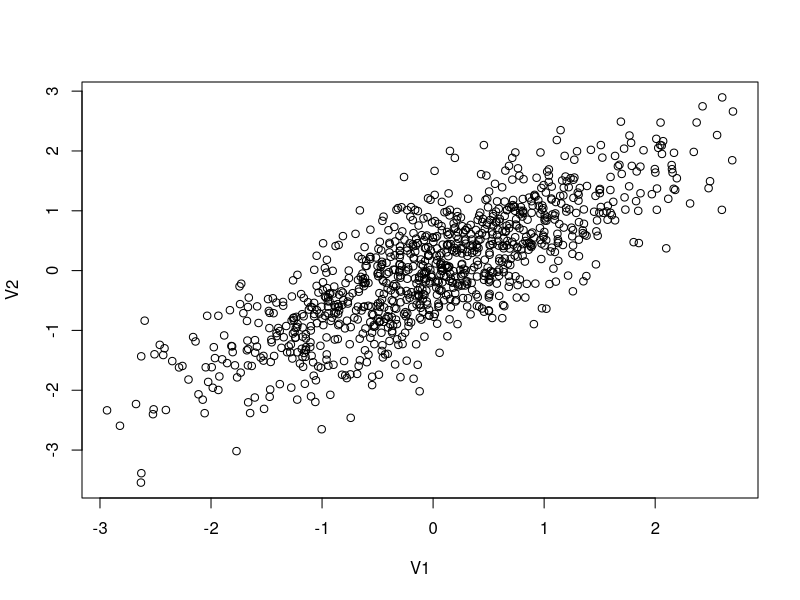

Write R code to recreate this figure.
## ---- chunk 1
knitr::opts_chunk$set(echo = TRUE)
## ---- chunk 2
#This is a comment, alone in a chunk. 

## ---- chunk 3
library(MASS)
library(ggplot2)

out <- as.data.frame(mvrnorm(1000, mu = c(0,0), 
                     Sigma = matrix(c(1,0.8,0.8,1), ncol = 2), 
                     empirical = TRUE))
cor(out)
plot(out)

## ---- chunk 4
out$error<-rnorm(1000, mean=0, sd=1)

#The data generating process
B1<-3
B2<-6

out$Y<-out$V1*B1+out$V2*B2+out$error
## ---- chunk 5
first_reg <- lm(out$Y ~ out$V1 + out$V2, out)
summary(first_reg)

# There is a slight bias in the two variables, but the bias is negligible for both.
# we can't reject the null hypothesis that the mean is 
## ---- chunk 6
second_reg <- lm(Y ~ V1, out)
summary(second_reg)

# Yes, Beta_1 is biased because the difference between the estimator and the population value is not 0
## ---- chunk 7
#plotted<-ggplot(out, aes(V1, y = value, color = variable)) + 
#    geom_point(aes(y = Y, col = "Y")) + 
#    geom_point(aes(y = adjY, col = "adjY"))+
#    geom_smooth(method='lm', aes(y = Y, col = "Y"))+
#    geom_smooth(method='lm', aes(y = adjY, col = "Y"))

#plotted
